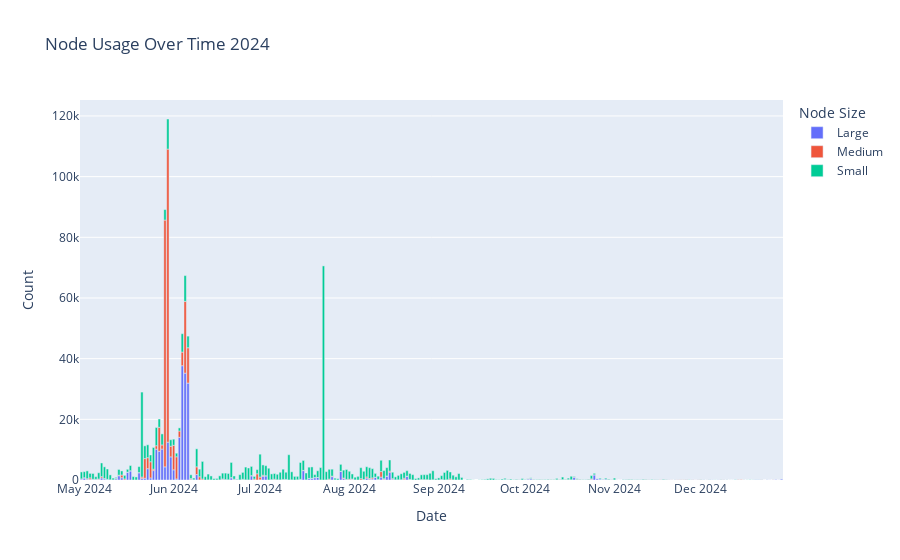

Notebook source saved alongside this figure:
### Markdown cell above
### b). Node Size Over Time

### Code cell
node_size_count_date = merged_df.groupby(['node_size', 'date'])['node_size'].count().rename('Count').reset_index()
fig = px.bar(node_size_count_date, x = 'date', y = 'Count', color = 'node_size', title = 'Node Usage Over Time 2024', labels = {
   'date':'Date',
   'node_size':'Node Size'
})
fig.show()

### Figure 1 — Plotly figure (JSON) as saved in the notebook; plotly's stock layout.template omitted (floating-point values rounded to 4 significant figures; data arrays with more than 128 entries replaced by an {"elided": "..."} marker saying what was removed)
{"data": [{"hovertemplate": "Node Size=Large<br>Date=%{x}<br>Count=%{y}<extra></extra>", "legendgroup": "Large", "marker": {"color": "#636efa", "pattern": {"shape": ""}}, "name": "Large", "orientation": "v", "showlegend": true, "textposition": "auto", "type": "bar", "x": {"elided": "202 str values"}, "xaxis": "x", "y": {"elided": "202 int values"}, "yaxis": "y"}, {"hovertemplate": "Node Size=Medium<br>Date=%{x}<br>Count=%{y}<extra></extra>", "legendgroup": "Medium", "marker": {"color": "#EF553B", "pattern": {"shape": ""}}, "name": "Medium", "orientation": "v", "showlegend": true, "textposition": "auto", "type": "bar", "x": {"elided": "199 str values"}, "xaxis": "x", "y": {"elided": "199 int values"}, "yaxis": "y"}, {"hovertemplate": "Node Size=Small<br>Date=%{x}<br>Count=%{y}<extra></extra>", "legendgroup": "Small", "marker": {"color": "#00cc96", "pattern": {"shape": ""}}, "name": "Small", "orientation": "v", "showlegend": true, "textposition": "auto", "type": "bar", "x": {"elided": "232 str values"}, "xaxis": "x", "y": {"elided": "232 int values"}, "yaxis": "y"}], "layout": {"barmode": "relative", "legend": {"title": {"text": "Node Size"}, "tracegroupgap": 0}, "title": {"text": "Node Usage Over Time 2024"}, "xaxis": {"anchor": "y", "domain": [0, 1], "title": {"text": "Date"}}, "yaxis": {"anchor": "x", "domain": [0, 1], "title": {"text": "Count"}}}}
